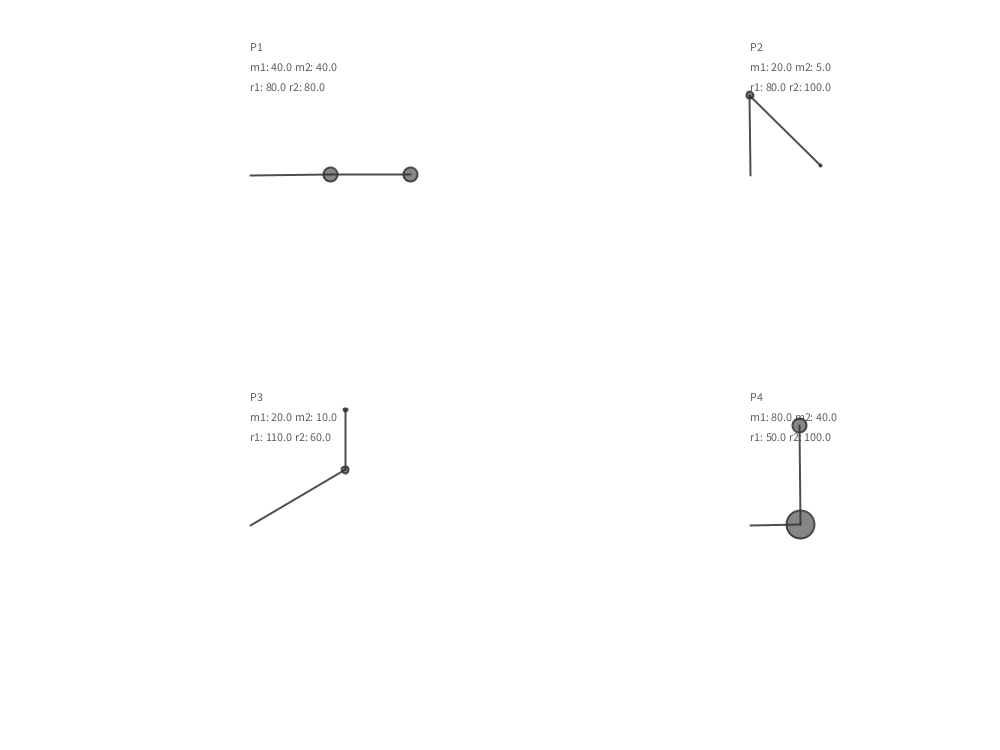
Frame 1 (no input)
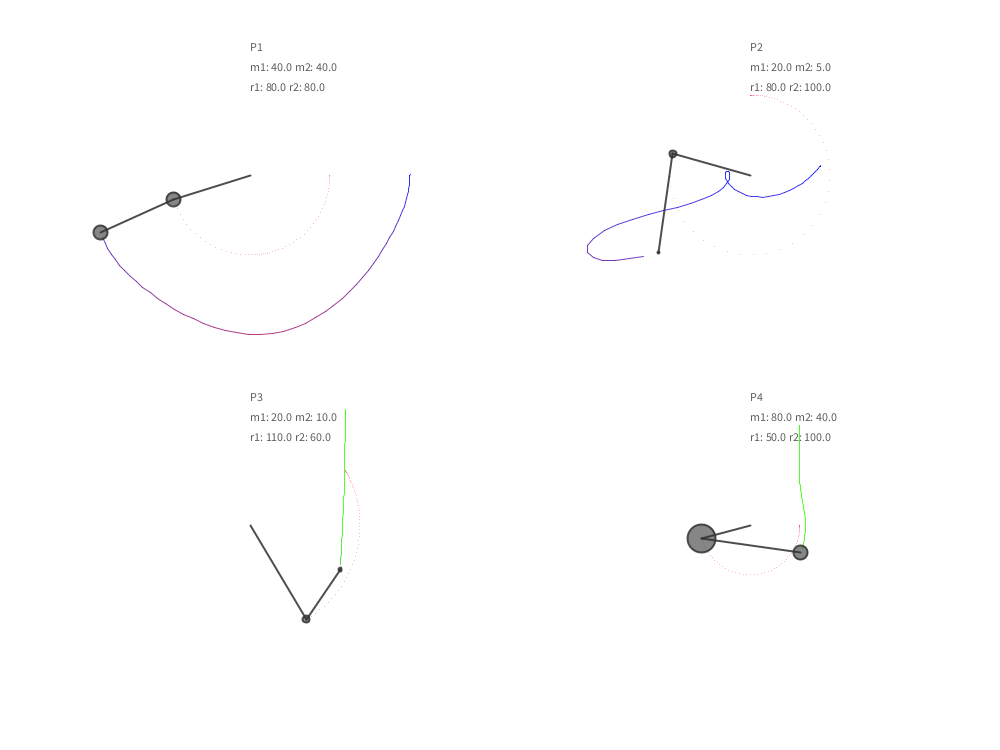
Frame 60 (the mouse pressed at the canvas centre just before this capture)
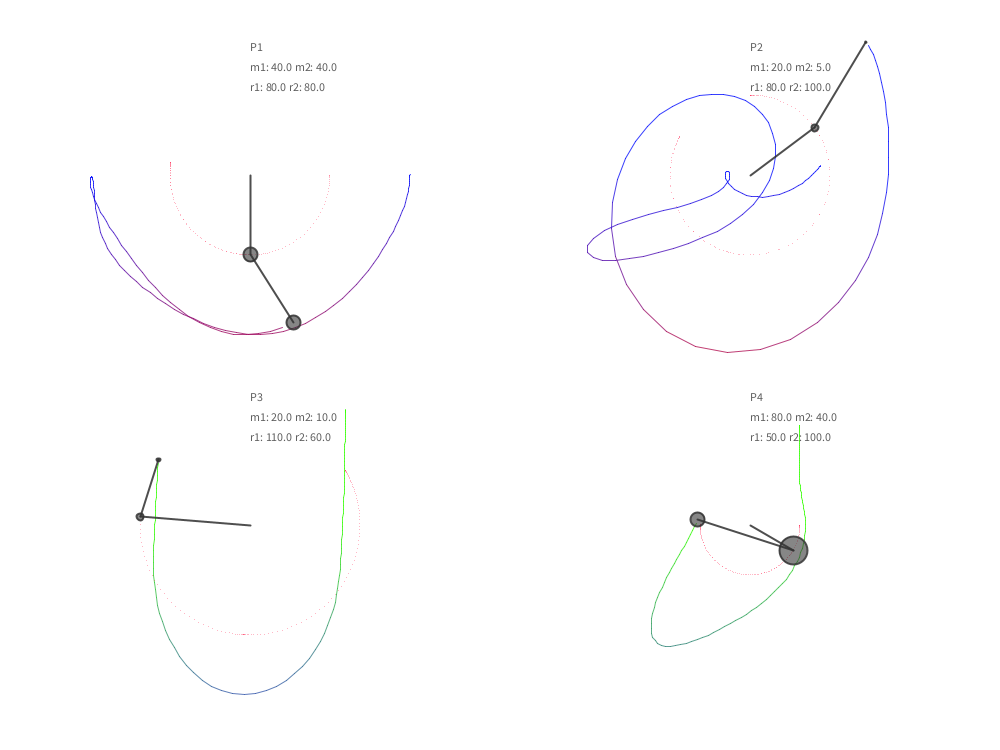
Frame 120 (the mouse held since frame 60 and released just before this capture)

The Processing sketch that drew these frames (run headless with seeded random() and noise(); from frame 60 on, the mouse is pressed at the canvas centre):

// Processing sketch: DoublePendulum
// ── DoublePendulum.pde
// Carla de Beer
// February 2018
// Four double pendula with various settings.
// Based on Daniel Shiffman's Coding Train coding challenge:
// https://www.youtube.com/watch?v=uWzPe_S-RVE

PGraphics canvas;
Pendulum pendulum1, pendulum2, pendulum3, pendulum4;

void setup () {
  size(1000, 750);
  pixelDensity(displayDensity());
  canvas = createGraphics(width, height);
  canvas.beginDraw();
  canvas.background(255);
  canvas.endDraw();
  pendulum1 = new Pendulum(80.0, 80.0, 40, 40, PI/2, PI/2, 0.3);
  pendulum2 = new Pendulum(80.0, 100.0, 20, 5, PI, PI/4, 0.7);
  pendulum3 = new Pendulum(110.0, 60.0, 20, 10, PI/1.5, PI, 0.1);
  pendulum4 = new Pendulum(50.0, 100.0, 80, 40, PI/2, PI, 0.1);
}

void draw() {
  image(canvas, 0, 0);
  stroke(0);
  strokeWeight(2);

  float yOff1 = -125;
  float yOff2 = -105;
  float yOff3 = -85;

  pushMatrix();
  translate(250, 175);
  pendulum1.draw();
  noStroke();
  fill(50, 200);
  text("P1", 0, yOff1);
  text("m1: " + pendulum1.m1 + " m2: " + pendulum1.m2, 0, yOff2);
  text("r1: " + pendulum1.r1 + " r2: " + pendulum1.r2, 0, yOff3);
  popMatrix();

  pushMatrix();
  translate(750, 175);
  pendulum2.draw();
  noStroke();
  fill(50, 200);
  text("P2", 0, yOff1);
  text("m1: " + pendulum2.m1 + " m2: " + pendulum2.m2, 0, yOff2);
  text("r1: " + pendulum2.r1 + " r2: " + pendulum2.r2, 0, yOff3);
  popMatrix();

  pushMatrix();
  translate(250, 525);
  pendulum3.draw();
  noStroke();
  fill(50, 200);
  text("P3", 0, yOff1);
  text("m1: " + pendulum3.m1 + " m2: " + pendulum3.m2, 0, yOff2);
  text("r1: " + pendulum3.r1 + " r2: " + pendulum3.r2, 0, yOff3);
  popMatrix();

  pushMatrix();
  translate(750, 525);
  pendulum4.draw();
  noStroke();
  fill(50, 200);
  text("P4", 0, yOff1);
  text("m1: " + pendulum4.m1 + " m2: " + pendulum4.m2, 0, yOff2);
  text("r1: " + pendulum4.r1 + " r2: " + pendulum4.r2, 0, yOff3);
  popMatrix();

  canvas.beginDraw();
  canvas.strokeWeight(1);

  pushMatrix();
  canvas.translate(250, 175);
  canvas.stroke(pendulum1.y2, 10, 255 - pendulum1.y2, 200);
  if (frameCount > 1) {
    canvas.line(pendulum1.px2, pendulum1.py2, pendulum1.x2, pendulum1.y2);
    canvas.stroke(255, 0, 50, 100);
    canvas.point(pendulum1.x1, pendulum1.y1);
  }
  popMatrix();

  pushMatrix();
  canvas.translate(500, 0);
  canvas.stroke(pendulum2.y2, 10, 255 - pendulum2.y2, 200);
  if (frameCount > 1) {
    canvas.line(pendulum2.px2, pendulum2.py2, pendulum2.x2, pendulum2.y2);
    canvas.stroke(255, 0, 50, 100);
    canvas.point(pendulum2.x1, pendulum2.y1);
  }
  popMatrix();

  pushMatrix();
  canvas.translate(-500, 350);
  canvas.stroke(50, 255 - pendulum3.y2, pendulum3.y2, 200);
  if (frameCount > 1) {
    canvas.line(pendulum3.px2, pendulum3.py2, pendulum3.x2, pendulum3.y2);
    canvas.stroke(255, 0, 50, 100);
    canvas.point(pendulum3.x1, pendulum3.y1);
  }
  popMatrix();

  pushMatrix();
  canvas.translate(500, 0);
  canvas.stroke(50, 255 - pendulum4.y2, pendulum4.y2, 200);
  if (frameCount > 1) {
    canvas.line(pendulum4.px2, pendulum4.py2, pendulum4.x2, pendulum4.y2);
    canvas.stroke(255, 0, 50, 100);
    canvas.point(pendulum4.x1, pendulum4.y1);
  }
  popMatrix();

  canvas.endDraw();

  pendulum1.updateCoordinates();
  pendulum2.updateCoordinates();
  pendulum3.updateCoordinates();
  pendulum4.updateCoordinates();
}
// ── Pendulum.pde
class Pendulum {
  float r1, r2;
  float m1, m2;
  float a1, a2;
  float a1_v, a2_v;
  float px1, py1;
  float px2, py2;
  float g;

  float x1, y1;
  float x2, y2;

  Pendulum(float r1, float r2, float m1, float m2, float a1, float a2, float g) {
    this.r1 = r1;
    this.r2 = r2;
    this.m1 = m1;
    this.m2 = m2;
    this.a1 = a1;
    this.a2 = a2;
    this.g = g;
  }

  void draw() {
    float a1_nominator = (-g * (2 * m1 + m2) * sin(a1)) - (m2 * g * sin(a1 - 2 * a2)) - (2 * sin(a1 - a2) * m2) * ((a2_v * a2_v * r2 + a1_v * a1_v * r1 * cos(a1 - a2)));
    float a1_demoninator = r1 * (2 * m1 + m2 - m2 * cos(2 * a1 - 2 * a2));

    float a1_a = a1_nominator / a1_demoninator;

    float a2_nominator = (2 * sin(a1 - a2)) * (((a1_v * a1_v * r1 * (m1 + m2))) + (g * (m1 + m2) * cos(a1)) + (a2_v * a2_v * r2 * m2 * cos(a1 - a2)));
    float a2_demoninator = r2 * (2 * m1 + m2 - m2 * cos(2 * a1 - 2 * a2));

    float a2_a = a2_nominator / a2_demoninator;

    x1 = r1 * sin(a1);
    y1 = r1 * cos(a1);

    x2 = x1 + r2 * sin(a2);
    y2 = y1 + r2 * cos(a2);

    stroke(50, 220);
    fill(50, 150);
    line(0, 0, x1, y1);
    ellipse(x1, y1, m1 * 0.35, m1 * 0.35);

    line(x1, y1, x2, y2);
    ellipse(x2, y2, m2 * 0.35, m2 * 0.35);

    a1_v += a1_a;
    a2_v += a2_a;
    a1 += a1_v;
    a2 += a2_v;

    //a1_v *= 0.999;
    //a2_v *= 0.999;
  }

  void updateCoordinates() {
    px1 = x1;
    py1 = y1;

    px2 = x2;
    py2 = y2;
  }
}
